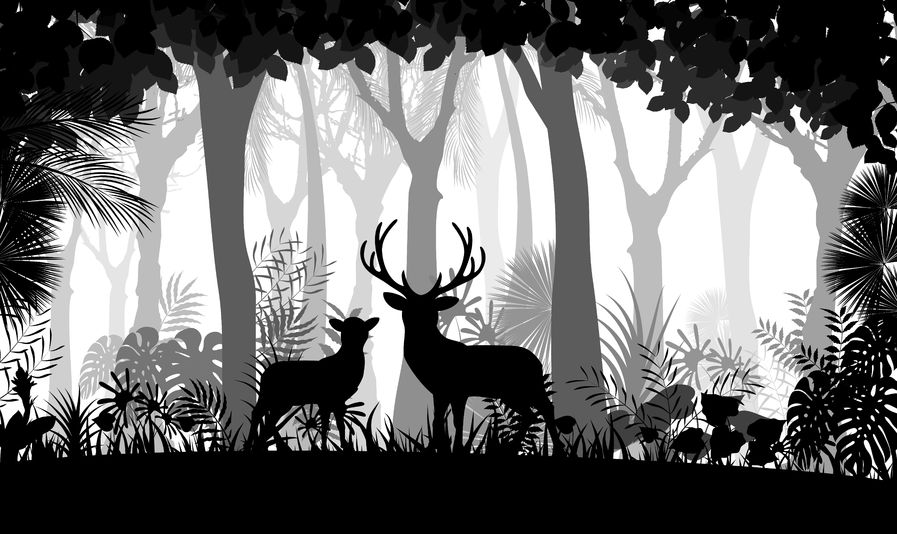
#> input picture lab02/input.jpg, 897 x 534 px
$ python lab2-2.py
#> lines starting #> are read from the running program, lines starting #| are printed output that depends on the picture; after the words box and inside, x2 and y2 are one past the last pixel; in counts of white or black regions, pixels touching at a corner belong together; long printed decimals are rounded
import cv2
import numpy as np

def gray_mean(stat, T):
    cnt1, cnt2 = 0, 0
    for i in range(T):
        cnt1 += i * stat[i]
    cnt1 /= np.sum(stat[ : T])
    for i in range(T, 256):
        cnt2 += i * stat[i]
    cnt2 /= np.sum(stat[T : ])
    return cnt1, cnt2

def OTSU(stat, T):
    W0 = np.sum(stat[ : T]) / np.sum(stat)
    W1 = np.sum(stat[T : ]) / np.sum(stat)
    U0, U1 = gray_mean(stat, T)
    return W0 * W1 * ((U0 - U1) ** 2)

image = cv2.imread('input.jpg',cv2.IMREAD_GRAYSCALE)
#> image is the input picture: shape (534, 897); min 0, max 255, mean 109.5
stat = np.zeros(256).tolist()
for i in image:
    for j in i:
        stat[j] += 1
#> after the loop, stat = 256 values, max 135490 at index 0, min 270 at index 106, mean 1871.1

temp = 0
idx = 0
for i in range(254):
    otsu = OTSU(stat,i)
    if temp < otsu:
        idx = i
    temp = max(temp,otsu)
    print("--out-- : ",i,otsu)
#> this loop made 254 passes
#> (W0 in OTSU, W1 in OTSU, U0 in OTSU, U1 in OTSU, otsu, temp) on passes 1 to 3: (0, 1, nan, 109.5, nan, 0), (0.283, 0.717, 0, 152.6, 4726.3, 4726.3), (0.299, 0.701, 0.0549, 156.2, 5113.3, 5113.3)
#| --out-- :  0 nan
#| --out-- :  1 4726.315
#| --out-- :  2 5113.274
#| --out-- :  3 5340.269
#| --out-- :  4 5537.885
#| --out-- :  5 5703.469
#| --out-- :  6 5857.662
#| --out-- :  7 6023.841
#> (further printed lines are left out)

print(idx)

for i, _ in enumerate(image):
    for j, k in enumerate(_):
        if k >= idx:
            image[i][j] = 255
        else:
            image[i][j] = 0
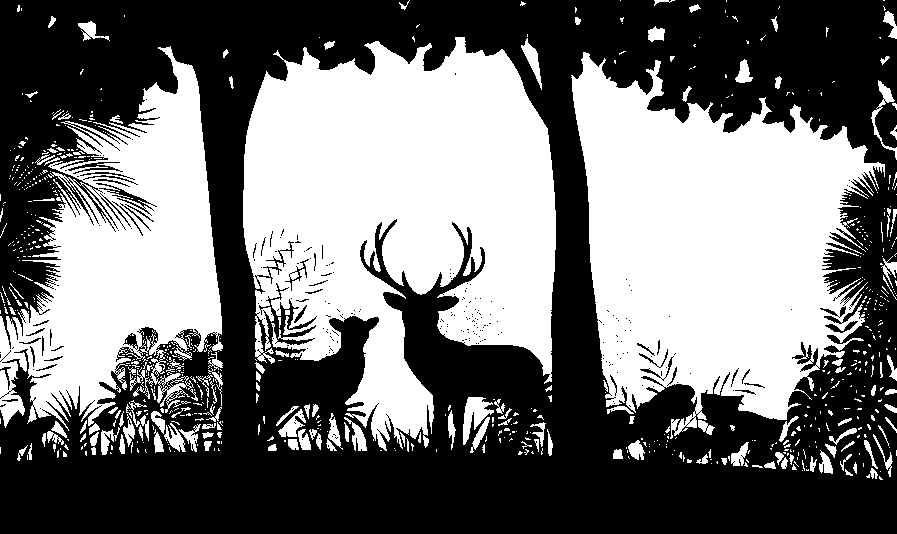
#> image: shape (534, 897); 45.1% white; 735 white regions (582 under 20 px), largest, box (x1, y1, x2, y2) and area: (243, 37, 556, 451) 84452, (571, 52, 885, 439) 72959, (0, 46, 223, 431) 43661

cv2.imshow("Lab2-2", image)
cv2.waitKey(0)

$ run again, with lab02/kifune.jpg copied over lab02/input.jpg
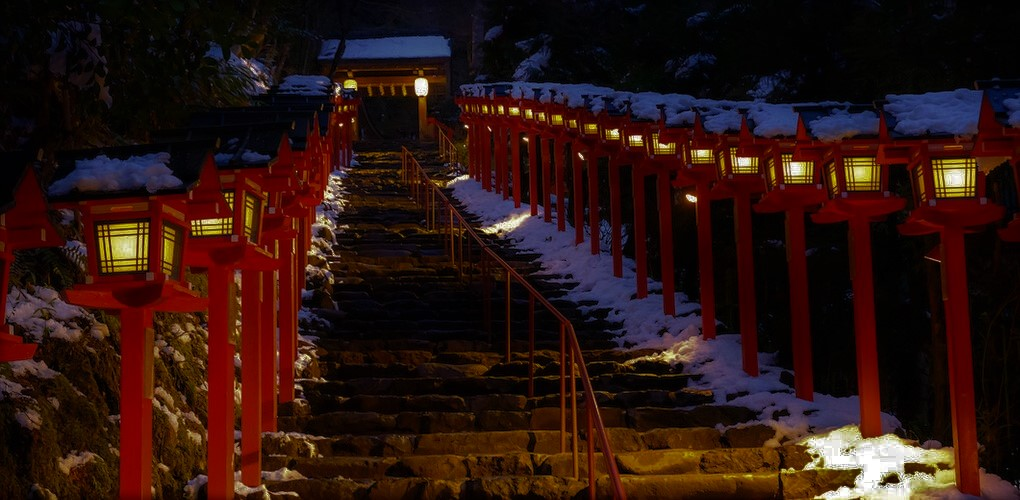
#> input picture lab02/kifune.jpg, 1020 x 500 px
#> `image = cv2.imread('input.jpg',cv2.IMREAD_GRAYSCALE)`:
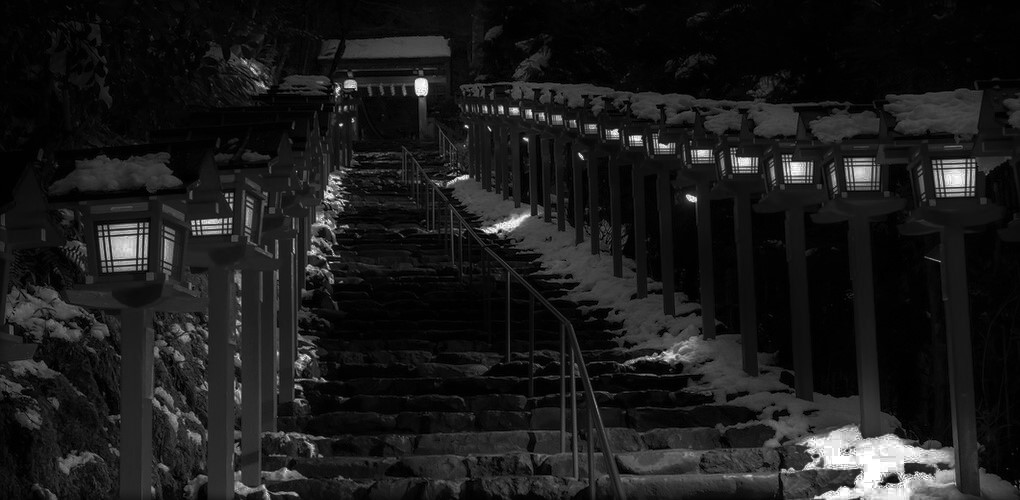
#> image: shape (500, 1020); min 0, max 255, mean 27.3
#> after the loop `for i in image:`: stat = 256 values, max 42466 at index 2, min 46 at index 247, mean 1992.2
#> the loop `for i in range(254):` made 254 passes
#> (W0 in OTSU, W1 in OTSU, U0 in OTSU, U1 in OTSU, otsu, temp) on passes 1 to 3: (0, 1, nan, 27.29, nan, 0), (0.0146, 0.985, 0, 27.69, 11.06, 11.06), (0.0599, 0.94, 0.756, 28.98, 44.84, 44.84)
#> (printed output is left out)
#> after the loop `for i, _ in enumerate(image):`:
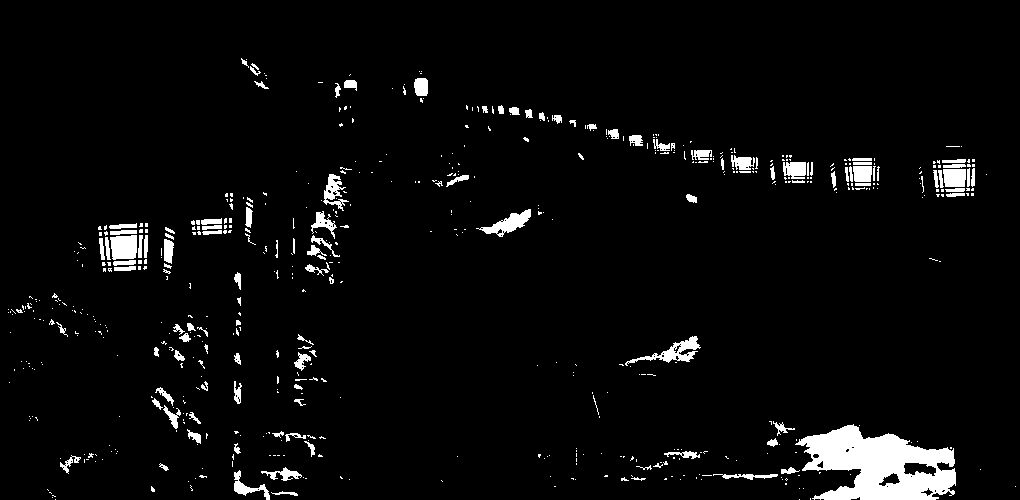
#> image: shape (500, 1020); 4.1% white; 609 white regions (484 under 20 px), largest, box (x1, y1, x2, y2) and area: (795, 424, 956, 500) 7340, (625, 336, 701, 366) 648, (110, 235, 137, 260) 586
